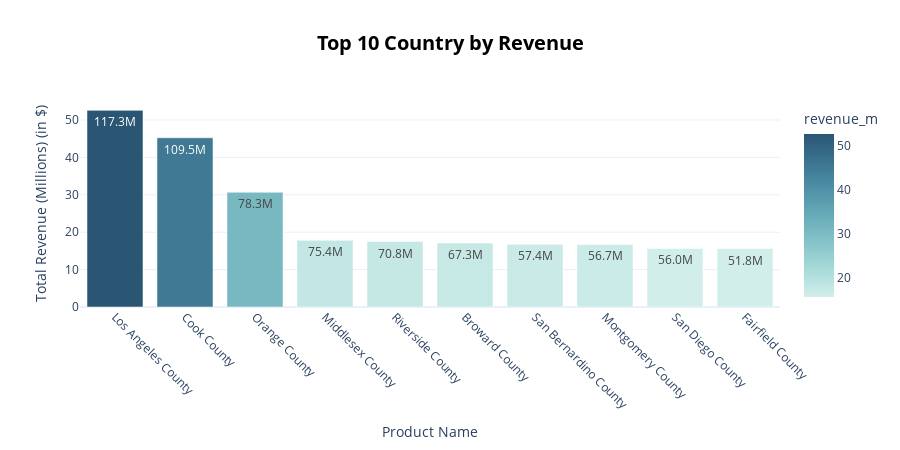

The cell this chart's notebook holds for it:
### Markdown cell above
### **Top 10 country by Revenue (Bar Chart)**

### Code cell
top_10_country = (
                    df.groupby('county')['revenue']
                    .sum()
                    .sort_values(ascending=False)
                    .head(10)
                    .reset_index()
                  )

top_10_country['revenue_m'] = top_10_country['revenue'] / 1e6

fig = px.bar(
    top_10_country,
    x='county',
    y='revenue_m',
    title="<b>Top 10 Country by Revenue</b>",
    text=top_10_products['revenue_m'].round(1).astype(str) + "M",  
    color='revenue_m',
    color_continuous_scale='teal'  
)

fig.update_layout(
    title_x=0.5,
    title_font=dict(color='black', size=20),
    xaxis_title="Product Name",
    yaxis_title="Total Revenue (Millions) (in $)",
    template="plotly_white",
    autosize=True,
    height=450
)

fig.update_xaxes(tickangle=45)

fig.show()

### Figure 1 — Plotly figure (JSON) as saved in the notebook; plotly's stock layout.template omitted (floating-point values rounded to 4 significant figures)
{"data": [{"alignmentgroup": "True", "hovertemplate": "county=%{x}<br>revenue_m=%{marker.color}<br>text=%{text}<extra></extra>", "legendgroup": "", "marker": {"color": [52.57, 45.23, 30.67, 17.81, 17.5, 17.12, 16.78, 16.73, 15.64, 15.63], "coloraxis": "coloraxis", "pattern": {"shape": ""}}, "name": "", "offsetgroup": "", "orientation": "v", "showlegend": false, "text": ["117.3M", "109.5M", "78.3M", "75.4M", "70.8M", "67.3M", "57.4M", "56.7M", "56.0M", "51.8M"], "textposition": "auto", "type": "bar", "x": ["Los Angeles County", "Cook County", "Orange County", "Middlesex County", "Riverside County", "Broward County", "San Bernardino County", "Montgomery County", "San Diego County", "Fairfield County"], "xaxis": "x", "y": [52.57, 45.23, 30.67, 17.81, 17.5, 17.12, 16.78, 16.73, 15.64, 15.63], "yaxis": "y"}], "layout": {"autosize": true, "barmode": "relative", "coloraxis": {"colorbar": {"title": {"text": "revenue_m"}}, "colorscale": [[0, "rgb(209, 238, 234)"], [0.1667, "rgb(168, 219, 217)"], [0.3333, "rgb(133, 196, 201)"], [0.5, "rgb(104, 171, 184)"], [0.6667, "rgb(79, 144, 166)"], [0.8333, "rgb(59, 115, 143)"], [1, "rgb(42, 86, 116)"]]}, "height": 450, "legend": {"tracegroupgap": 0}, "title": {"font": {"color": "black", "size": 20}, "text": "<b>Top 10 Country by Revenue</b>", "x": 0.5}, "xaxis": {"anchor": "y", "domain": [0, 1], "tickangle": 45, "title": {"text": "Product Name"}}, "yaxis": {"anchor": "x", "domain": [0, 1], "title": {"text": "Total Revenue (Millions) (in $)"}}}}
